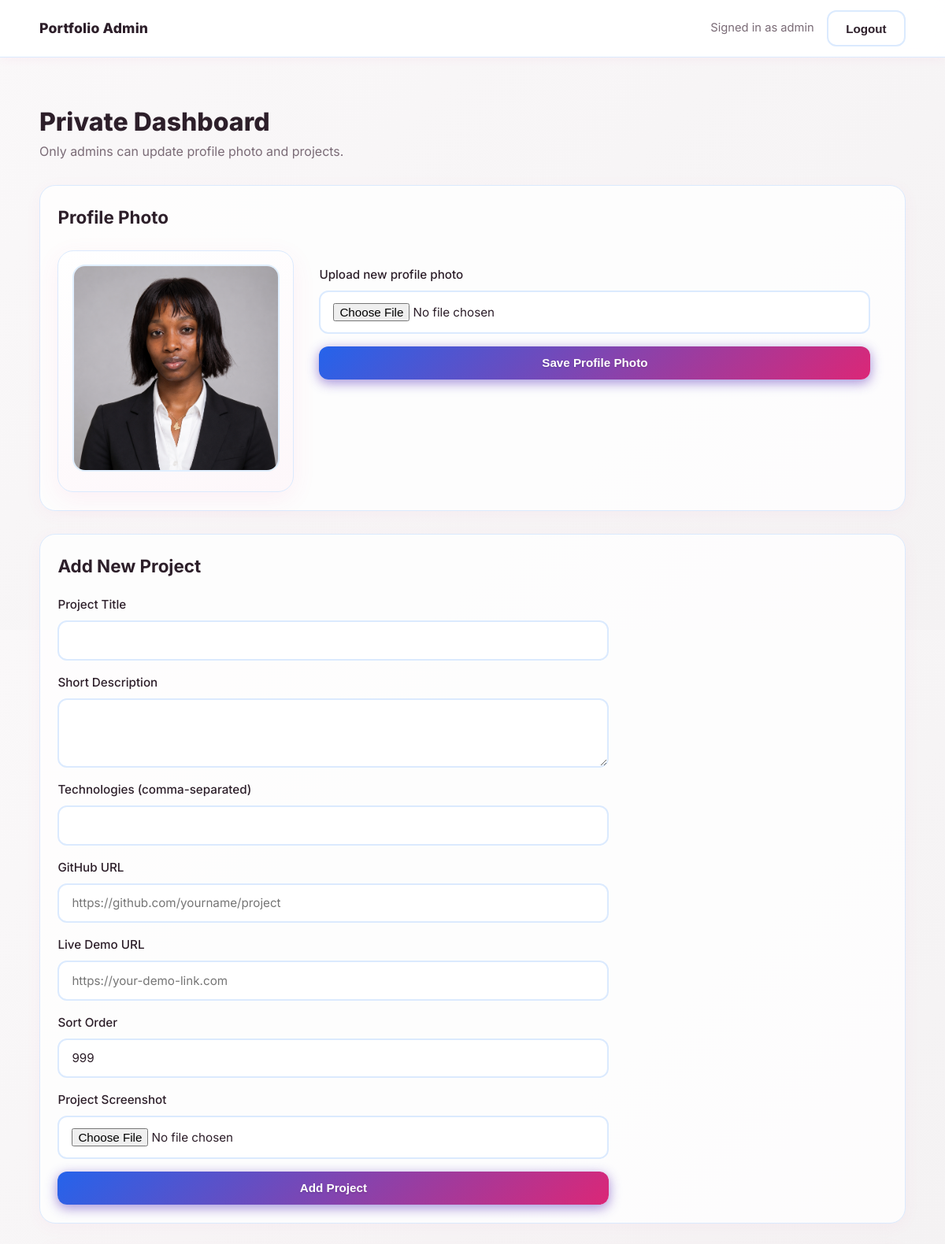
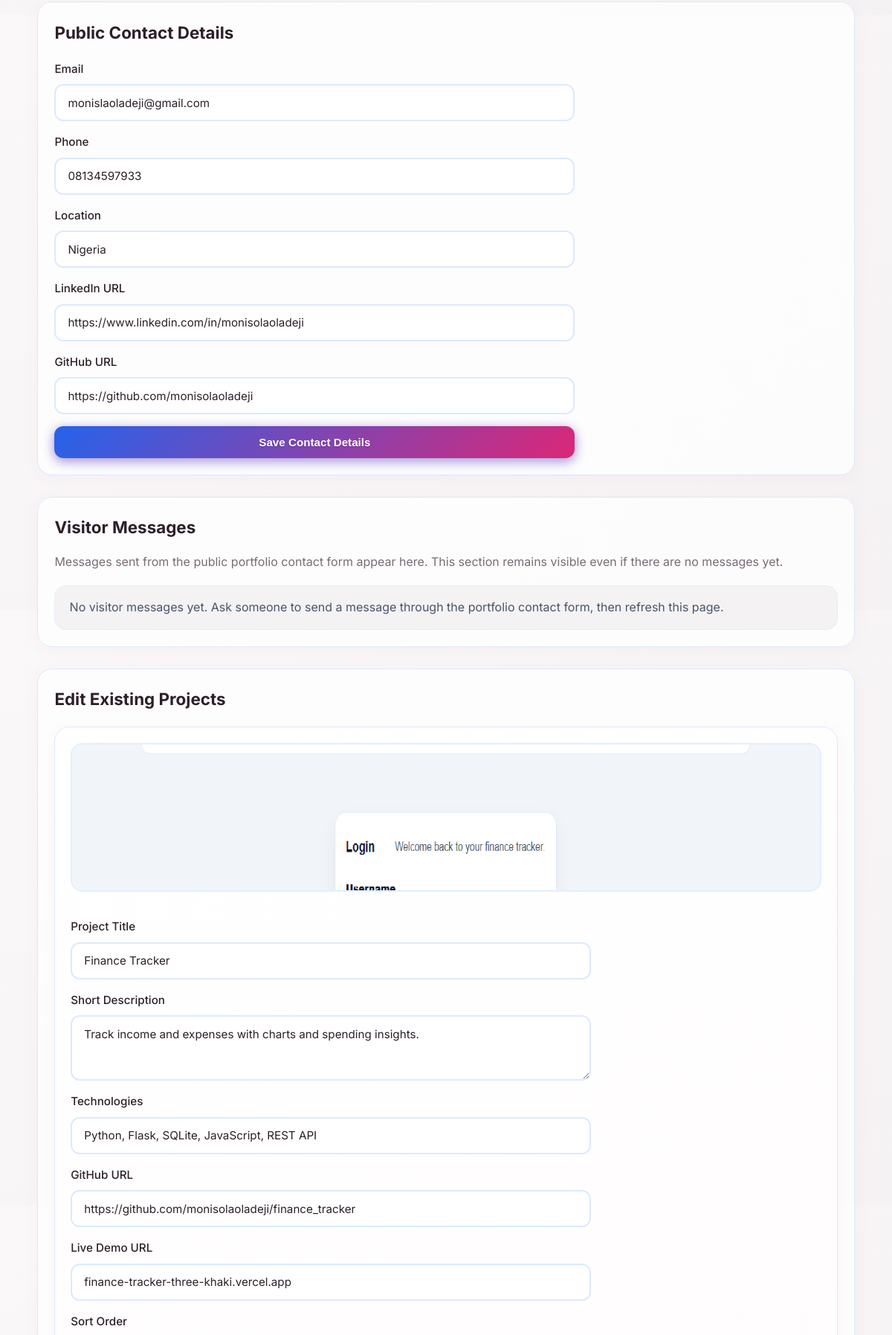
/admin (signed in, upper part), run on the app's committed database (2 pictures, top to bottom).
### tables this page shows
CREATE TABLE settings (
                key TEXT PRIMARY KEY,
                value TEXT NOT NULL DEFAULT ''
            );

CREATE TABLE projects (
                id INTEGER PRIMARY KEY AUTOINCREMENT,
                title TEXT NOT NULL,
                description TEXT NOT NULL,
                technologies TEXT NOT NULL,
                github_url TEXT NOT NULL,
                demo_url TEXT NOT NULL,
                screenshot_path TEXT NOT NULL DEFAULT '',
                sort_order INTEGER NOT NULL DEFAULT 0
            );

### app.py (the view)
@app.route("/admin", methods=["GET"])
@admin_required
def admin_dashboard():
    if MONGODB_ENABLED:
        projects = list(projects_collection.find({}, sort=[("sort_order", 1), ("_id", 1)]))
        projects_with_screenshots = []
        for project in projects:
            project["id"] = str(project["_id"])
            screenshots = get_project_screenshots_mongo(str(project["_id"]))
            projects_with_screenshots.append({
                **project,
                "screenshots": screenshots
            })
    else:
        db = get_db()
        projects = db.execute(
            """
            SELECT id, title, description, technologies, github_url, demo_url, screenshot_path, sort_order
            FROM projects
            ORDER BY sort_order ASC, id ASC;
            """
        ).fetchall()
        projects_with_screenshots = []
        for project in projects:
            screenshots = get_project_screenshots(db, project["id"])
            projects_with_screenshots.append({
                **project,
                "screenshots": screenshots
            })
    if visitor_messages_collection is not None:
        visitor_messages = []
        for doc in visitor_messages_collection.find().sort("_id", -1):
            visitor_messages.append(
                {
                    "id": str(doc.get("_id")),
                    "sender_name": doc.get("sender_name", ""),
                    "sender_email": doc.get("sender_email", ""),
                    "message_body": doc.get("message_body", ""),
                    "created_at": doc.get("created_at", ""),
                    "is_read": bool(doc.get("is_read", False)),
                }
            )
    else:
        db = get_db()
        visitor_messages = db.execute(
            """
            SELECT id, sender_name, sender_email, message_body, created_at, is_read
            FROM visitor_messages
            ORDER BY id DESC;
            """
        ).fetchall()
    if MONGODB_ENABLED:
        settings = get_settings_map_mongo()
    else:
        db = get_db()
        settings = get_settings_map(db)
    return render_template(
        "admin_dashboard.html",
        projects=projects_with_screenshots,
        visitor_messages=visitor_messages,
        profile_photo_path=settings.get("profile_photo_path", ""),
        settings=settings,
        admin_username=app.config["ADMIN_USERNAME"],
    )

### app.py (called while the page is built)
def get_db():
    if "db" not in g:
        conn = sqlite3.connect(DB_PATH)
        conn.row_factory = sqlite3.Row
        g.db = conn
    return g.db

def get_settings_map(db=None):
    if MONGODB_ENABLED:
        return get_settings_map_mongo()
    if db is None:
        db = get_db()
    rows = db.execute("SELECT key, value FROM settings;").fetchall()
    return {row["key"]: row["value"] for row in rows}

def normalize_upload_path(path: str) -> str:
    if not path:
        return ""
    normalized = path.replace("\\", "/")
    if normalized.startswith("http://") or normalized.startswith("https://"):
        return normalized
    if normalized.startswith("uploads/"):
        normalized = normalized.split("/", 1)[1]
    if normalized.startswith("static/uploads/"):
        normalized = normalized.split("/", 2)[-1]
    return normalized

def get_upload_url(path: str) -> str:
    normalized = normalize_upload_path(path)
    if not normalized:
        return ""
    if normalized.startswith("http://") or normalized.startswith("https://"):
        return normalized
    return url_for("uploaded_file", filename=normalized)

@app.context_processor
def utility_processor():
    return {"upload_url": get_upload_url}

def is_admin_logged_in() -> bool:
    return bool(session.get("is_admin"))

def admin_required(route_handler):
    @wraps(route_handler)
    def wrapper(*args, **kwargs):
        if not is_admin_logged_in():
            return redirect(url_for("admin_login"))
        return route_handler(*args, **kwargs)
    return wrapper

def get_project_screenshots(db_or_project_id, project_id=None):
    if MONGODB_ENABLED:
        project_id_to_use = db_or_project_id if project_id is None else project_id
        return get_project_screenshots_mongo(project_id_to_use)
    db = db_or_project_id
    if project_id is None:
        raise ValueError("project_id required for SQLite fallback")
    return db.execute(
        """
        SELECT id, image_path, caption, sort_order
        FROM project_screenshots
        WHERE project_id = ?
        ORDER BY sort_order ASC, id ASC;
        """,
        (project_id,),
    ).fetchall()

### templates/admin_dashboard.html (shortened to what this page needs)
<!DOCTYPE html>
<html lang="en">
<head>
  <link rel="stylesheet" href="{{ url_for('static', filename='css/styles.css') }}">
</head>
<body>
  <header class="site-header">
    <div class="container nav-wrap">
      <a href="/" class="logo">Portfolio Admin</a>
      <div class="admin-actions">
        <span class="admin-user">Signed in as {{ admin_username }}</span>
        <form method="post" action="/admin/logout">
          <button class="btn btn-outline" type="submit">Logout</button>
        </form>
      </div>
    </div>
  </header>
  <main class="container section">
    <h1 class="admin-title">Private Dashboard</h1>
    <p class="admin-subtext">Only admins can update profile photo and projects.</p>
    <section class="admin-panel">
      <h2>Profile Photo</h2>
      <div class="about-layout">
        <div class="profile-photo-card">
          {% if profile_photo_path %}
          <img class="profile-preview" src="{{ upload_url(profile_photo_path) }}" alt="Current profile photo">
          {% else %}
          <img class="profile-preview" src="https://via.placeholder.com/260x260/121936/e9eeff?text=No+Photo" alt="No profile photo">
          {% endif %}
        </div>
        <form class="contact-form" method="post" action="/admin/profile-photo" enctype="multipart/form-data">
          <label>
            Upload new profile photo
            <input type="file" name="profile_photo" accept="image/*" required>
          </label>
          <button class="btn btn-primary" type="submit">Save Profile Photo</button>
        </form>
      </div>
    </section>
    <section class="admin-panel">
      <h2>Add New Project</h2>
      <form class="contact-form" method="post" action="/admin/projects/create" enctype="multipart/form-data">
        <label>Project Title <input type="text" name="title" required></label>
        <label>Short Description <textarea name="description" rows="3" required></textarea></label>
        <label>Technologies (comma-separated) <input type="text" name="technologies" required></label>
        <label>GitHub URL <input type="text" name="github_url" placeholder="https://github.com/yourname/project"></label>
        <label>Live Demo URL <input type="text" name="demo_url" placeholder="https://your-demo-link.com"></label>
        <label>Sort Order <input type="number" name="sort_order" value="999"></label>
        <label>Project Screenshot <input type="file" name="screenshot" accept="image/*"></label>
        <button class="btn btn-primary" type="submit">Add Project</button>
      </form>
    </section>
    <section class="admin-panel">
      <h2>Public Contact Details</h2>
      <form class="contact-form" method="post" action="/admin/contact">
        <label>Email <input type="email" name="contact_email" value="{{ settings.get('contact_email', '') }}"></label>
        <label>Phone <input type="text" name="contact_phone" value="{{ settings.get('contact_phone', '') }}"></label>
        <label>Location <input type="text" name="contact_location" value="{{ settings.get('contact_location', '') }}"></label>
        <label>LinkedIn URL <input type="text" name="contact_linkedin" value="{{ settings.get('contact_linkedin', '') }}"></label>
        <label>GitHub URL <input type="text" name="contact_github" value="{{ settings.get('contact_github', '') }}"></label>
        <button class="btn btn-primary" type="submit">Save Contact Details</button>
      </form>
    </section>
    <section class="admin-panel visitor-messages-panel">
      <h2>Visitor Messages</h2>
      <p class="message-notice">Messages sent from the public portfolio contact form appear here. This section remains visible even if there are no messages yet.</p>
      <div class="admin-project-list">
        {% if visitor_messages %}
        {% for msg in visitor_messages %}
        <article class="project-card {{ 'message-unread' if not msg['is_read'] else '' }}">
          <h3>{{ msg["sender_name"] }}</h3>
          <p><strong>Email:</strong> <a href="mailto:{{ msg['sender_email'] }}">{{ msg["sender_email"] }}</a></p>
          <p><strong>Sent:</strong> {{ msg["created_at"] }}</p>
          <p>{{ msg["message_body"] }}</p>
          <div class="card-actions">
            {% if not msg["is_read"] %}
            <form method="post" action="/admin/messages/{{ msg['id'] }}/read">
              <button class="btn btn-primary" type="submit">Mark as Read</button>
            </form>
            {% endif %}
            <form method="post" action="/admin/messages/{{ msg['id'] }}/delete" onsubmit="return confirm('Delete this message?');">
              <button class="btn btn-outline" type="submit">Delete</button>
            </form>
          </div>
        </article>
        {% endfor %}
        {% else %}
        <div class="message-empty">No visitor messages yet. Ask someone to send a message through the portfolio contact form, then refresh this page.</div>
        {% endif %}
      </div>
    </section>
    <section class="admin-panel">
      <h2>Edit Existing Projects</h2>
      <div class="admin-project-list">
        {% for project in projects %}
        <article class="project-card">
          {% if project["screenshot_path"] %}
          <img class="project-shot" src="{{ upload_url(project['screenshot_path']) }}" alt="{{ project['title'] }} screenshot">
          {% endif %}
          <form class="contact-form" method="post" action="/admin/projects/{{ project['id'] }}/update" enctype="multipart/form-data">
            <label>Project Title <input type="text" name="title" value="{{ project['title'] }}" required></label>
            <label>Short Description <textarea name="description" rows="3" required>{{ project["description"] }}</textarea></label>
            <label>Technologies <input type="text" name="technologies" value="{{ project['technologies'] }}" required></label>
            <label>GitHub URL <input type="text" name="github_url" value="{{ project['github_url'] }}"></label>
            <label>Live Demo URL <input type="text" name="demo_url" value="{{ project['demo_url'] }}"></label>
            <label>Sort Order <input type="number" name="sort_order" value="{{ project['sort_order'] }}"></label>
          </form>
        </article>
        {% endfor %}
      </div>
    </section>
  </main>
</body>
</html>

### static/css/styles.css (style rules this page uses)
:root { --bg: #faf8f9; --surface: #ffffff; --surface-soft: #fdf7fa; --text: #2d1f2a; --muted: #7a6b76; --primary: #2563eb; --primary-soft: #dbeafe; --primary-dark: #1d4ed8; --border: #dbeafe; --border-soft: #e0efff; --success: #22c55e; --error: #f87171; --ash: #e9e7e8; --ash-soft: #f4f2f3; }
* { box-sizing: border-box; margin: 0; padding: 0; }
html { scroll-behavior: smooth; }
body { font-family: "Inter", sans-serif; background: linear-gradient(135deg, #faf8f9 0%, #f4f2f3 100%); color: var(--text); line-height: 1.6; }
.container { width: min(1100px, 92%); margin: 0 auto; }
.site-header { position: sticky; top: 0; z-index: 100; backdrop-filter: blur(12px); background: rgba(255, 255, 255, 0.92); border-bottom: 1px solid var(--border); box-shadow: 0 2px 12px rgba(236, 72, 153, 0.06); }
.nav-wrap { display: flex; align-items: center; justify-content: space-between; min-height: 72px; gap: 0.8rem; }
.logo { font-weight: 800; font-size: 1.1rem; color: var(--text); text-decoration: none; letter-spacing: 0.2px; }
.btn { border: none; border-radius: 12px; padding: 0.8rem 1.4rem; text-decoration: none; font-weight: 600; cursor: pointer; display: inline-flex; align-items: center; justify-content: center; background: transparent; transition: all 0.25s ease; font-size: 0.95rem; }
.btn-primary { background: linear-gradient(135deg, #2563eb 0%, #db2777 100%); color: #ffffff !important; font-weight: 700 !important; text-shadow: 0 1px 2px rgba(0,0,0,0.2); box-shadow: 0 4px 16px rgba(37, 99, 235, 0.4), 0 4px 14px rgba(236, 72, 153, 0.35); }
.btn-outline { background: transparent; border: 2px solid var(--border); color: var(--text); }
.section { padding: 3.5rem 0; }
.section h2 { font-size: 1.9rem; margin-bottom: 1rem; font-weight: 700; }
.section p { color: var(--muted); }
.about-layout { margin-top: 1.5rem; display: grid; grid-template-columns: 300px 1fr; gap: 2rem; align-items: start; }
.profile-photo-card { background: linear-gradient(160deg, var(--surface), var(--surface-soft)); border: 1px solid var(--border); border-radius: 20px; padding: 1.1rem; box-shadow: 0 8px 30px rgba(236, 72, 153, 0.08); }
.profile-preview { width: 100%; aspect-ratio: 1 / 1; object-fit: cover; border-radius: 16px; border: 2px solid var(--border-soft); }
.project-card { background: linear-gradient(160deg, var(--surface) 0%, #fffafc 100%); border: 1px solid var(--border); border-radius: 20px; padding: 1.3rem; display: flex; flex-direction: column; gap: 1rem; transition: all 0.3s ease; box-shadow: 0 4px 20px rgba(236, 72, 153, 0.06); }
.project-shot { width: 100%; height: 200px; object-fit: cover; border-radius: 16px; border: 2px solid var(--border-soft); }
.contact-form { margin-top: 1.2rem; max-width: 700px; display: grid; gap: 1rem; }
.contact-form label { display: grid; gap: 0.5rem; font-weight: 500; font-size: 0.95rem; }
.contact-form input, .contact-form textarea { width: 100%; border: 2px solid var(--border); background: #ffffff; color: var(--text); border-radius: 12px; padding: 0.85rem 1rem; font-size: 0.95rem; transition: all 0.25s ease; font-family: inherit; }
.admin-actions { display: flex; gap: 1rem; align-items: center; }
.admin-user { color: var(--muted); font-size: 0.92rem; }
.admin-title { font-size: 2rem; font-weight: 800; }
.admin-subtext { color: var(--muted); }
.admin-panel { margin-top: 1.8rem; background: rgba(255, 255, 255, 0.8); border: 1px solid var(--border); border-radius: 20px; padding: 1.4rem; box-shadow: 0 4px 20px rgba(236, 72, 153, 0.05); }
.admin-panel h2 { font-size: 1.4rem; margin-bottom: 1rem; }
.admin-project-list { margin-top: 1.2rem; display: grid; gap: 1.5rem; }
.message-notice { color: var(--muted); margin-bottom: 1rem; line-height: 1.55; }
.message-empty { color: #475569; background: var(--ash-soft); border: 1px dashed var(--border); border-radius: 16px; padding: 1rem 1.2rem; }

### data on the page
settings: value (picture)
settings: contact_email "monislaoladeji@gmail.com"
settings: contact_phone "08134597933"
settings: contact_location "Nigeria"
settings: contact_linkedin "https://www.linkedin.com/in/monisolaoladeji"
settings: contact_github "https://github.com/monisolaoladeji"
projects: screenshot_path (picture), title "Finance Tracker", description "Track income and expenses with charts and spending insights.", technologies "Python, Flask, SQLite, JavaScript, REST API", github_url "https://github.com/monisolaoladeji/finance_tracker", demo_url "finance-tracker-three-khaki.vercel.app"

### other printed values
{{ admin_username }} "admin"
